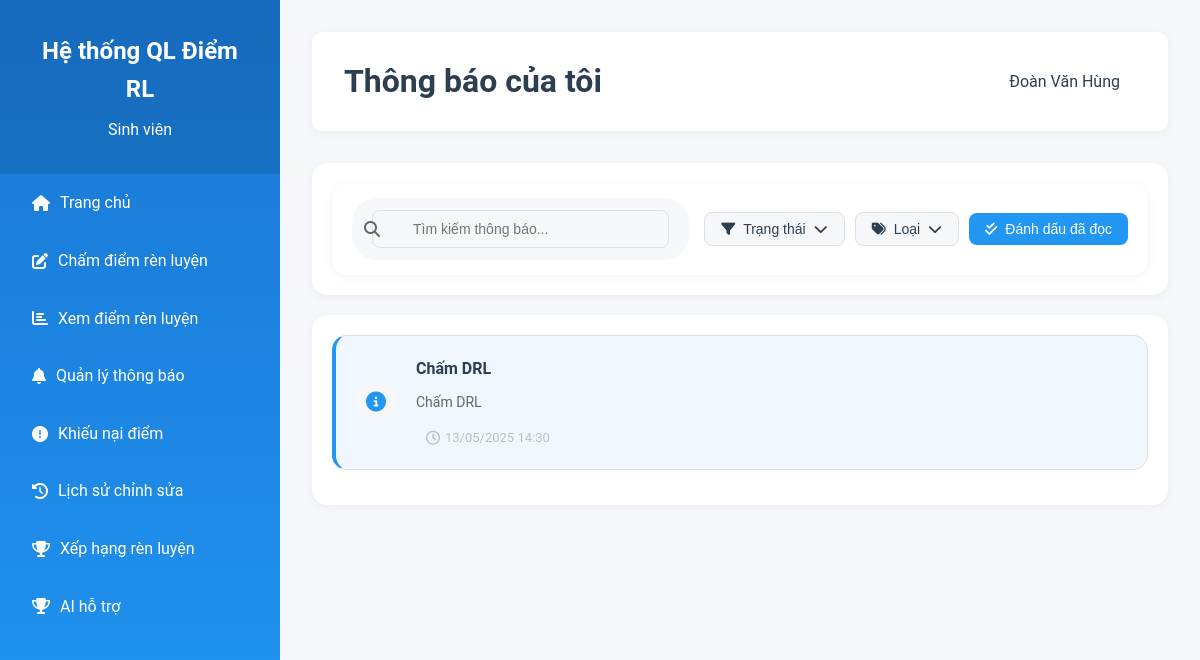
/student/notifications/, run on the app's committed database.
### app_nckh9/models.py (models this page shows, shortened)
class InfoStudent(models.Model):
    khoaHoc = models.IntegerField(default=2023)
    maSV = models.IntegerField()
    tenSV = models.CharField(max_length=255)
    lopSV = models.CharField(max_length=255)
    gender = models.CharField(max_length=255)
    dob = models.DateField()
    phone = models.IntegerField()
    emailSV = models.EmailField()
    status = models.CharField(max_length=255)
    address = models.CharField(max_length=255)
    chuyenNganh = models.CharField(max_length=255)
    khoaSV = models.CharField(max_length=255)
    nienkhoa = models.CharField(max_length=255)
    heDaoTao = models.CharField(max_length=255)
    coVanHocTap = models.CharField(max_length=255)
    tkCoVan = models.CharField(max_length=255)
    emialCoVan = models.EmailField()
    phoneCoVan = models.IntegerField()
    boMonCoVan = models.CharField(max_length=255)
    ketqua = models.JSONField()
    semester = models.CharField(max_length=255)

class Nofitication(models.Model):
    title = models.CharField(max_length=255)
    dob = models.DateTimeField()
    content = models.TextField()
    picture1 = models.ImageField(upload_to="uploads/")
    picture2 = models.ImageField(upload_to="uploads/")
    picture3 = models.ImageField(upload_to="uploads/")
    picture4 = models.ImageField(upload_to="uploads/")
    picture5 = models.ImageField(upload_to="uploads/")

### app_nckh9/views.py (the view)
# urls.py: path('student/notifications/', views.student_notifications, name='student_notifications'),
def student_notifications(request):
    sinhvien = InfoStudent.objects.filter(maSV="2221050508").first()
    notifications = Nofitication.objects.all().order_by('-dob')
    return render(request, 'students/notification.html', {'notifications': notifications, 'sinhvien': sinhvien})

### app_nckh9/templates/students/notification.html (shortened to what this page needs)
{% load static %}
      <!DOCTYPE html>
<html lang="vi">
<head>
    <link href="{% static 'css/student.css' %}" rel="stylesheet">
    <link rel="stylesheet" href="https://cdnjs.cloudflare.com/ajax/libs/font-awesome/6.4.0/css/all.min.css">
</head>
<body>
    <div class="sidebar">
        <div class="logo">
            <h2>Hệ thống QL Điểm RL</h2>
            <p>Sinh viên</p>
        </div>
        <div class="menu">
            <a href="{% url 'app_nckh9:student_dashboard' %}" class="menu-item active">
                <i class="fas fa-home"></i>
                <span>Trang chủ</span>
            </a>
            <a href="{% url 'app_nckh9:student_score_rating' %}" class="menu-item">
                <i class="fas fa-edit"></i>
                <span>Chấm điểm rèn luyện</span>
            </a>
            <a href="{% url 'app_nckh9:student_show_point' %}" class="menu-item">
                <i class="fas fa-chart-bar"></i>
                <span>Xem điểm rèn luyện</span>
            </a>
            <a href="{% url 'app_nckh9:student_notifications' %}" class="menu-item">
                <i class="fas fa-bell"></i>
                <span>Quản lý thông báo</span>
            </a>
            <a href="{% url 'app_nckh9:student_appeal_again' %}" class="menu-item">
                <i class="fas fa-exclamation-circle"></i>
                <span>Khiếu nại điểm</span>
            </a>
            <a href="{% url 'app_nckh9:student_historic_fix' %}" class="menu-item">
                <i class="fas fa-history"></i>
                <span>Lịch sử chỉnh sửa</span>
            </a>
            <a href="{% url 'app_nckh9:student_rank' %}" class="menu-item">
                <i class="fas fa-trophy"></i>
                <span>Xếp hạng rèn luyện</span>
            </a>
            <a href="{% url 'app_nckh9:student_ai_assistant' %}" class="menu-item">
                <i class="fas fa-trophy"></i>
                <span>AI hỗ trợ</span>
            </a>
        </div>
    </div>
    <div class="main-content">
        <div class="header">
            <div class="header-left">
                <h1>Thông báo của tôi</h1>
            </div>
            <div class="header-right">
                <div class="user-info">
                    <div class="user-details">
                        <span class="user-name">{{ sinhvien.tenSV }}</span>
                    </div>
                </div>
            </div>
        </div>
        <div class="notification-wrapper">
            <div class="notification-header">
                <div class="filter-section">
                    <div class="left-filters">
                        <div class="search-bar">
                            <i class="fas fa-search"></i>
                            <input type="text" id="searchInput" placeholder="Tìm kiếm thông báo...">
                        </div>
                    </div>
                    <div class="right-filters">
                        <div class="filter-buttons">
                            <div class="dropdown">
                                <button class="btn-filter">
                                    <i class="fas fa-filter"></i>
                                    Trạng thái <i class="fas fa-chevron-down"></i>
                                </button>
                            </div>
                            <div class="dropdown">
                                <button class="btn-filter">
                                    <i class="fas fa-tags"></i>
                                    Loại <i class="fas fa-chevron-down"></i>
                                </button>
                            </div>
                            <button id="markAllRead" class="btn-mark-read">
                                <i class="fas fa-check-double"></i>
                                Đánh dấu đã đọc
                            </button>
                        </div>
                    </div>
                </div>
            </div>
            <div class="notification-container">
                <div id="notificationList" class="notification-list">
                    {% for notification in notifications %}
                    <div class="item_noti unread">
                        <div class="avt_noti">
                            <div class="icon_noti">
                                <i class="fas fa-info-circle icon--fix"></i>
                            </div>
                        </div>
                        <div class="noti">
                            <h4>{{ notification.title }}</h4>
                            <p>{{ notification.content }}</p>
                            <div class="noti-footer">
                                <span class="date_noti">
                                    <i class="far fa-clock"></i> {{ notification.dob|date:"d/m/Y H:i" }}
                                </span>
                            </div>
                        </div>
                    </div>
                     {% endfor %}
                </div>
            </div>
        </div>
    </div>
    <div id="notificationModal" class="modal">
        <div class="modal-content">
            <div class="modal-header">
                <button class="close-modal">
                    <i class="fas fa-times"></i>
                </button>
            </div>
            <div class="modal-body">
                <div id="modalAttachments" class="attachments-section hidden">
                    <h4>Tệp đính kèm</h4>
                </div>
            </div>
            <div class="modal-footer">
                <button class="btn-link" onclick="markAsRead(currentNotificationId)">
                    <i class="fas fa-check"></i> Đánh dấu đã đọc
                </button>
                <button class="btn-primary" onclick="closeModal()">Đóng</button>
            </div>
        </div>
    </div>
</body>
</html>

### data on the page
InfoStudent: tenSV "Đoàn Văn Hùng"
Nofitication: title "Chấm DRL", content "Chấm DRL", dob "13/05/2025 14:30"
